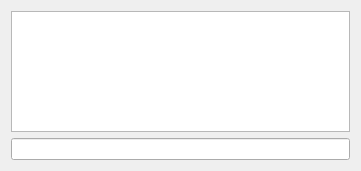
<?xml version="1.0" encoding="UTF-8"?>
<ui version="4.0">
 <class>PrivateChat</class>
 <widget class="QDialog" name="PrivateChat">
  <property name="geometry">
   <rect>
    <x>0</x>
    <y>0</y>
    <width>361</width>
    <height>171</height>
   </rect>
  </property>
  <property name="windowTitle">
   <string>Dialog</string>
  </property>
  <layout class="QVBoxLayout" name="verticalLayout">
   <item>
    <widget class="QTextBrowser" name="textBrowser"/>
   </item>
   <item>
    <widget class="QLineEdit" name="lineEdit"/>
   </item>
  </layout>
 </widget>
 <resources/>
 <connections/>
</ui>
